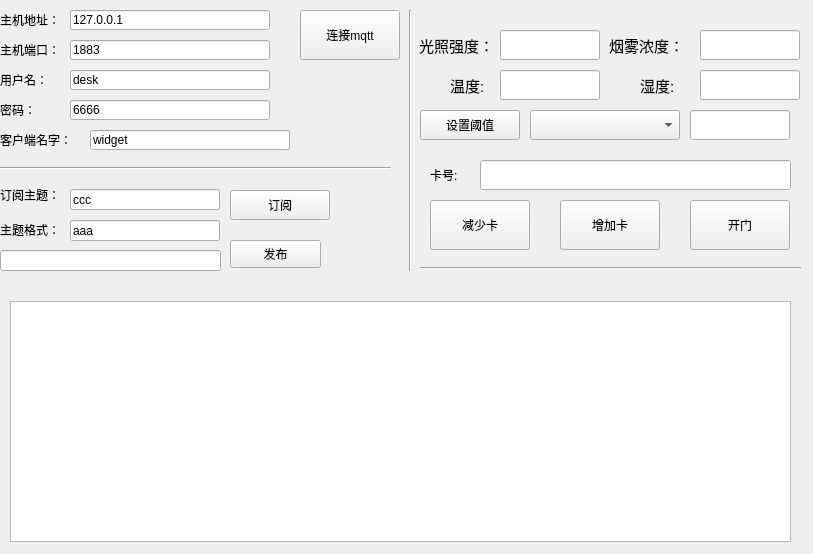
<?xml version="1.0" encoding="UTF-8"?>
<ui version="4.0">
 <class>Widget</class>
 <widget class="QWidget" name="Widget">
  <property name="geometry">
   <rect>
    <x>0</x>
    <y>0</y>
    <width>813</width>
    <height>554</height>
   </rect>
  </property>
  <property name="windowTitle">
   <string>Widget</string>
  </property>
  <property name="styleSheet">
   <string notr="true">QWidget#Widget{
	border-image: url(:/C:/share/OIP-C (1).jpg);
}</string>
  </property>
  <widget class="QPushButton" name="pushButton_connect">
   <property name="geometry">
    <rect>
     <x>300</x>
     <y>10</y>
     <width>100</width>
     <height>50</height>
    </rect>
   </property>
   <property name="text">
    <string>连接mqtt</string>
   </property>
  </widget>
  <widget class="QLineEdit" name="lineEdit_usrname">
   <property name="geometry">
    <rect>
     <x>70</x>
     <y>70</y>
     <width>200</width>
     <height>20</height>
    </rect>
   </property>
   <property name="text">
    <string>desk</string>
   </property>
  </widget>
  <widget class="QLabel" name="label_client">
   <property name="geometry">
    <rect>
     <x>0</x>
     <y>130</y>
     <width>91</width>
     <height>20</height>
    </rect>
   </property>
   <property name="text">
    <string>客户端名字：</string>
   </property>
  </widget>
  <widget class="QLineEdit" name="popTopic">
   <property name="geometry">
    <rect>
     <x>70</x>
     <y>220</y>
     <width>150</width>
     <height>21</height>
    </rect>
   </property>
   <property name="text">
    <string>aaa</string>
   </property>
  </widget>
  <widget class="QLabel" name="label_hostaddr">
   <property name="geometry">
    <rect>
     <x>0</x>
     <y>10</y>
     <width>70</width>
     <height>20</height>
    </rect>
   </property>
   <property name="text">
    <string>主机地址：</string>
   </property>
  </widget>
  <widget class="QLabel" name="label_usrname">
   <property name="geometry">
    <rect>
     <x>0</x>
     <y>70</y>
     <width>70</width>
     <height>20</height>
    </rect>
   </property>
   <property name="text">
    <string>用户名：</string>
   </property>
  </widget>
  <widget class="QLineEdit" name="lineEdit_client">
   <property name="geometry">
    <rect>
     <x>90</x>
     <y>130</y>
     <width>200</width>
     <height>20</height>
    </rect>
   </property>
   <property name="text">
    <string>widget</string>
   </property>
  </widget>
  <widget class="QLineEdit" name="msgEitd_pub">
   <property name="geometry">
    <rect>
     <x>0</x>
     <y>250</y>
     <width>221</width>
     <height>21</height>
    </rect>
   </property>
  </widget>
  <widget class="QLineEdit" name="lineEdit_hostaddr">
   <property name="geometry">
    <rect>
     <x>70</x>
     <y>10</y>
     <width>200</width>
     <height>20</height>
    </rect>
   </property>
   <property name="text">
    <string>127.0.0.1</string>
   </property>
  </widget>
  <widget class="Line" name="line_2">
   <property name="geometry">
    <rect>
     <x>400</x>
     <y>10</y>
     <width>20</width>
     <height>261</height>
    </rect>
   </property>
   <property name="orientation">
    <enum>Qt::Vertical</enum>
   </property>
  </widget>
  <widget class="QLineEdit" name="lineEdit_password">
   <property name="geometry">
    <rect>
     <x>70</x>
     <y>100</y>
     <width>200</width>
     <height>20</height>
    </rect>
   </property>
   <property name="text">
    <string>6666</string>
   </property>
  </widget>
  <widget class="QLabel" name="label_sub">
   <property name="geometry">
    <rect>
     <x>0</x>
     <y>180</y>
     <width>70</width>
     <height>30</height>
    </rect>
   </property>
   <property name="text">
    <string>订阅主题：</string>
   </property>
  </widget>
  <widget class="QLineEdit" name="lineEdit_sub">
   <property name="geometry">
    <rect>
     <x>70</x>
     <y>189</y>
     <width>150</width>
     <height>21</height>
    </rect>
   </property>
   <property name="text">
    <string>ccc</string>
   </property>
  </widget>
  <widget class="QLabel" name="label_pub">
   <property name="geometry">
    <rect>
     <x>0</x>
     <y>220</y>
     <width>70</width>
     <height>20</height>
    </rect>
   </property>
   <property name="text">
    <string>主题格式：</string>
   </property>
  </widget>
  <widget class="QPushButton" name="pushButton_pub">
   <property name="geometry">
    <rect>
     <x>230</x>
     <y>240</y>
     <width>91</width>
     <height>28</height>
    </rect>
   </property>
   <property name="text">
    <string>发布</string>
   </property>
  </widget>
  <widget class="QLabel" name="label_hostport">
   <property name="geometry">
    <rect>
     <x>0</x>
     <y>40</y>
     <width>70</width>
     <height>20</height>
    </rect>
   </property>
   <property name="text">
    <string>主机端口：</string>
   </property>
  </widget>
  <widget class="QLabel" name="label_password">
   <property name="geometry">
    <rect>
     <x>0</x>
     <y>100</y>
     <width>70</width>
     <height>20</height>
    </rect>
   </property>
   <property name="text">
    <string>密码：</string>
   </property>
  </widget>
  <widget class="QLineEdit" name="lineEdit_hostport">
   <property name="geometry">
    <rect>
     <x>70</x>
     <y>40</y>
     <width>200</width>
     <height>20</height>
    </rect>
   </property>
   <property name="text">
    <string>1883</string>
   </property>
  </widget>
  <widget class="QPushButton" name="pushButton_sub">
   <property name="geometry">
    <rect>
     <x>230</x>
     <y>190</y>
     <width>100</width>
     <height>30</height>
    </rect>
   </property>
   <property name="text">
    <string>订阅</string>
   </property>
  </widget>
  <widget class="Line" name="line">
   <property name="geometry">
    <rect>
     <x>0</x>
     <y>160</y>
     <width>391</width>
     <height>16</height>
    </rect>
   </property>
   <property name="orientation">
    <enum>Qt::Horizontal</enum>
   </property>
  </widget>
  <widget class="QLabel" name="label">
   <property name="geometry">
    <rect>
     <x>419</x>
     <y>30</y>
     <width>81</width>
     <height>30</height>
    </rect>
   </property>
   <property name="font">
    <font>
     <pointsize>11</pointsize>
    </font>
   </property>
   <property name="text">
    <string>光照强度：</string>
   </property>
  </widget>
  <widget class="QLineEdit" name="lineEdit_GY">
   <property name="geometry">
    <rect>
     <x>500</x>
     <y>30</y>
     <width>100</width>
     <height>30</height>
    </rect>
   </property>
  </widget>
  <widget class="QLabel" name="label_2">
   <property name="geometry">
    <rect>
     <x>609</x>
     <y>30</y>
     <width>81</width>
     <height>30</height>
    </rect>
   </property>
   <property name="font">
    <font>
     <pointsize>11</pointsize>
    </font>
   </property>
   <property name="text">
    <string>烟雾浓度：</string>
   </property>
  </widget>
  <widget class="QLineEdit" name="lineEdit_PPM">
   <property name="geometry">
    <rect>
     <x>700</x>
     <y>30</y>
     <width>100</width>
     <height>30</height>
    </rect>
   </property>
  </widget>
  <widget class="QLabel" name="label_3">
   <property name="geometry">
    <rect>
     <x>450</x>
     <y>70</y>
     <width>70</width>
     <height>30</height>
    </rect>
   </property>
   <property name="font">
    <font>
     <pointsize>11</pointsize>
    </font>
   </property>
   <property name="text">
    <string>温度:</string>
   </property>
  </widget>
  <widget class="QLineEdit" name="lineEdit_TEMP">
   <property name="geometry">
    <rect>
     <x>500</x>
     <y>70</y>
     <width>100</width>
     <height>30</height>
    </rect>
   </property>
  </widget>
  <widget class="QLabel" name="label_4">
   <property name="geometry">
    <rect>
     <x>640</x>
     <y>70</y>
     <width>70</width>
     <height>30</height>
    </rect>
   </property>
   <property name="font">
    <font>
     <pointsize>11</pointsize>
    </font>
   </property>
   <property name="text">
    <string>湿度:</string>
   </property>
  </widget>
  <widget class="QLineEdit" name="lineEdit_HUMI">
   <property name="geometry">
    <rect>
     <x>700</x>
     <y>70</y>
     <width>100</width>
     <height>30</height>
    </rect>
   </property>
  </widget>
  <widget class="QPushButton" name="pushButton_open">
   <property name="geometry">
    <rect>
     <x>690</x>
     <y>200</y>
     <width>100</width>
     <height>50</height>
    </rect>
   </property>
   <property name="text">
    <string>开门</string>
   </property>
  </widget>
  <widget class="QPushButton" name="pushButton_addcard">
   <property name="geometry">
    <rect>
     <x>560</x>
     <y>200</y>
     <width>100</width>
     <height>50</height>
    </rect>
   </property>
   <property name="text">
    <string>增加卡</string>
   </property>
  </widget>
  <widget class="QPushButton" name="pushButton_delcard">
   <property name="geometry">
    <rect>
     <x>430</x>
     <y>200</y>
     <width>100</width>
     <height>50</height>
    </rect>
   </property>
   <property name="text">
    <string>减少卡</string>
   </property>
  </widget>
  <widget class="QPushButton" name="pushButton_setvalue">
   <property name="geometry">
    <rect>
     <x>420</x>
     <y>110</y>
     <width>100</width>
     <height>30</height>
    </rect>
   </property>
   <property name="text">
    <string>设置阈值</string>
   </property>
  </widget>
  <widget class="QComboBox" name="comboBox">
   <property name="geometry">
    <rect>
     <x>530</x>
     <y>110</y>
     <width>150</width>
     <height>30</height>
    </rect>
   </property>
  </widget>
  <widget class="QLineEdit" name="lineEdit_setvalue">
   <property name="geometry">
    <rect>
     <x>690</x>
     <y>110</y>
     <width>100</width>
     <height>30</height>
    </rect>
   </property>
  </widget>
  <widget class="QLabel" name="label_5">
   <property name="geometry">
    <rect>
     <x>430</x>
     <y>160</y>
     <width>70</width>
     <height>30</height>
    </rect>
   </property>
   <property name="text">
    <string>卡号:</string>
   </property>
  </widget>
  <widget class="QLineEdit" name="lineEdit_add">
   <property name="geometry">
    <rect>
     <x>480</x>
     <y>160</y>
     <width>311</width>
     <height>30</height>
    </rect>
   </property>
  </widget>
  <widget class="Line" name="line_3">
   <property name="geometry">
    <rect>
     <x>420</x>
     <y>260</y>
     <width>381</width>
     <height>16</height>
    </rect>
   </property>
   <property name="orientation">
    <enum>Qt::Horizontal</enum>
   </property>
  </widget>
  <widget class="QTableView" name="tableView">
   <property name="geometry">
    <rect>
     <x>10</x>
     <y>301</y>
     <width>781</width>
     <height>241</height>
    </rect>
   </property>
  </widget>
 </widget>
 <resources/>
 <connections/>
</ui>
